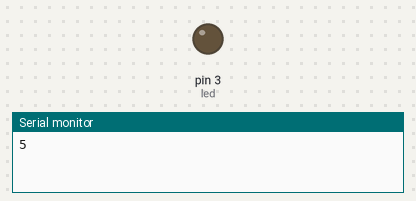
The sketch below on a simulated Arduino Uno, built with avr-gcc and run on an emulated ATmega328P. Parts: output pins drawn as LEDs (lit = HIGH), the last lines printed to the serial monitor.

Above: at 0.05 s.
At 2.35 s:
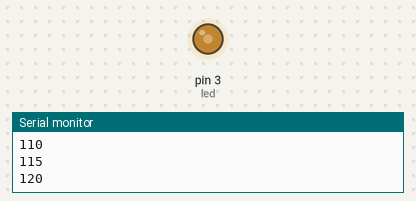
At 4.65 s:
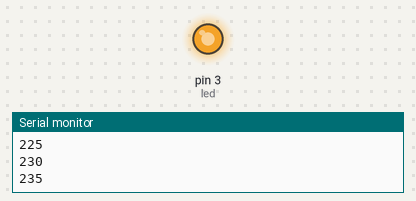
At 9.3 s:
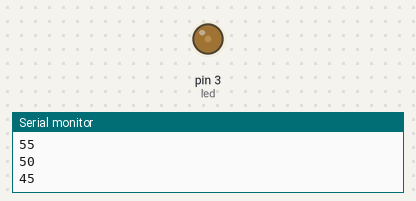
Timing chart, 0 to 13.3 s (numbered marks = the images above):
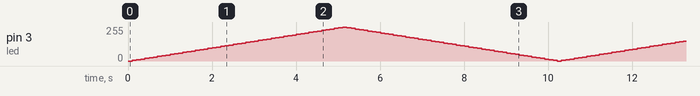

The sketch:

FADE_EXAMPLE_WITH_SERIAL.ino
```cpp
int led = 3;         // the PWM pin the LED is attached to
int brightness = 0;  // how bright the LED is
int fadeAmount = 5;  // how many points to fade the LED by

// the setup routine runs once when you press reset:
void setup() {
  Serial.begin(9600);
  // declare pin 3 to be an output:
  pinMode(led, OUTPUT);
}


  // the loop routine runs over and over again forever:
void loop() {
  // set the brightness of pin 9:
  analogWrite(led, brightness);

  // change the brightness for next time through the loop:
  brightness = brightness + fadeAmount;
  Serial.println(brightness);

  // reverse the direction of the fading at the ends of the fade:
  if (brightness <= 0 || brightness >= 255) {
    fadeAmount = -fadeAmount;
  }
  // wait for 30 milliseconds to see the dimming effect
  delay(100);
}
```
